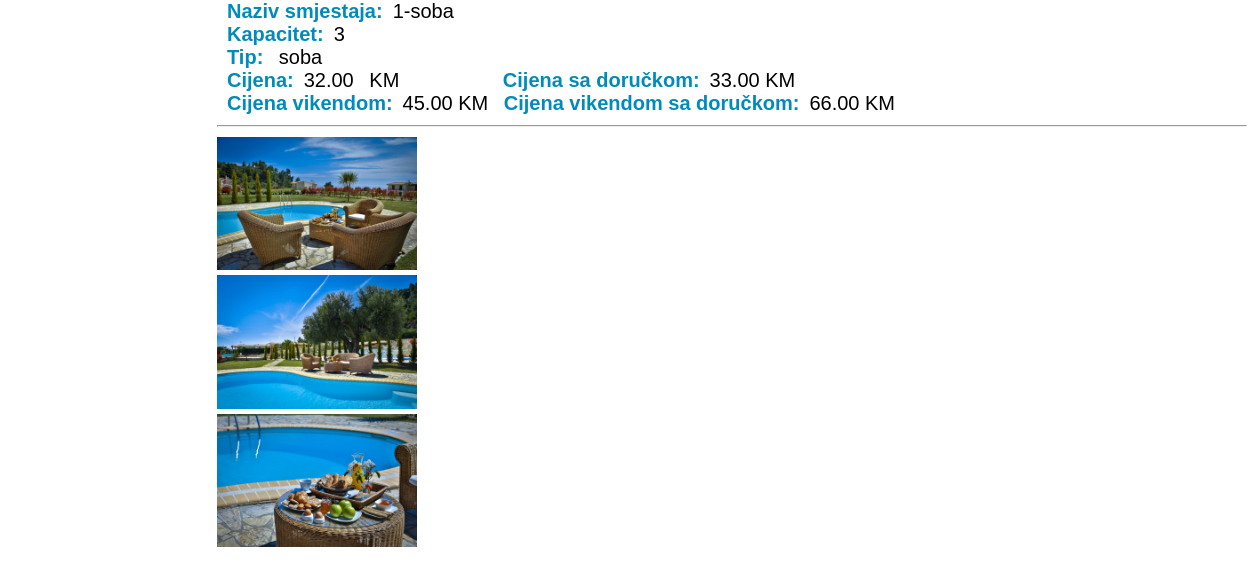
The page /indexAdmin.php?name=viewAccommodation&accommodationId=1 on the database its author committed.
### tables this page shows
CREATE TABLE `accommodation` (
  `id` int(11) NOT NULL,
  `name` varchar(45) NOT NULL,
  `capacity` int(11) NOT NULL,
  `accommodation_type_id` int(11) NOT NULL,
  `price_id` int(11) NOT NULL
);

CREATE TABLE `price` (
  `id` int(11) NOT NULL,
  `price` decimal(7,2) NOT NULL,
  `price_with_breakfast` decimal(7,2) NOT NULL,
  `price_weekend` decimal(7,2) NOT NULL,
  `price_weekend_with_breakfast` decimal(7,2) NOT NULL
);

CREATE TABLE `image` (
  `id` int(11) NOT NULL,
  `image_path` varchar(100) NOT NULL,
  `accommodation_id` int(11) NOT NULL
);

### viewAccommodation.php (the view, shortened to what this page needs)
<link rel="stylesheet" href="styles/viewAccommodation.css">
<?php
require "connection/connection.php";
$accommodation_id = $_GET['accommodationId'];
$query = <<<SQL
    SELECT *
    FROM `accommodation`
    JOIN `price` ON accommodation.price_id=price.id
    WHERE accommodation.id=$accommodation_id
SQL;
$result = mysqli_query($connection, $query);
$row = mysqli_fetch_assoc($result);
?>
<div class="info">
    <label><b style="color:  #008CBA"> Naziv smjestaja:</b></label><?= $row['name'] ?><br>
    <label><b style="color:  #008CBA">Kapacitet:</b></label><?= $row['capacity'] ?><br>
    <label><b style="color:  #008CBA">Tip:</b></label>
    <?php
    if($row['accommodation_type_id'] == '1'){
        echo "soba";
    }else{
        echo "apartman";
    }
    ?><br>
    <label><b style="color:  #008CBA">Cijena:</b></label><?=$row['price']?> <label style="margin-right: 78px">KM</label>
    <label><b style="color:  #008CBA">Cijena sa doručkom:</b></label><?=$row['price_with_breakfast']?> KM<br>
    <label><b style="color:  #008CBA">Cijena vikendom:</b></label><?=$row['price_weekend']?> KM
    <label><b style="color:  #008CBA">Cijena vikendom sa doručkom:</b></label><?=$row['price_weekend_with_breakfast']?> KM<br>
    <hr>
</div>
<div class="image">
    <?php require "viewImageAccommodation.php"; ?>
</div>

### viewImageAccommodation.php (shortened to what this page needs)
<!doctype html>
<html lang="en">
<head>
    <link rel="stylesheet" href="styles/viewImage.css">
</head>
<body>
<?php
require "connection/connection.php";
$queryImage = <<<SQL
    SELECT *
    FROM `image`
    WHERE image.accommodation_id=$accommodation_id
SQL;
$resultImage = mysqli_query($connection, $queryImage);
?>
<div class="table" style="display: inline">
    <div class="row" style="display: inline-block;">
        <?php
        while ($rowImage = mysqli_fetch_assoc($resultImage)){
            ?>
            <img src="<?= $rowImage['image_path']?>" alt="..." style="width:50%;" onclick="myFunction(this);">
            <?php
        }?>
    </div>
</div>
<div class="container" style="display: inline">
    <span onclick="this.parentElement.style.display='none'" class="closebtn">&times;</span>
</div>
</body>
</html>

### styles/indexAdmin.css (style rules this page uses)
body { font-family: "Lato", sans-serif; }

### styles/viewAccommodation.css (style rules this page uses)
.info { margin-top: 0; }
label { padding: 10px; }

### styles/viewImage.css (style rules this page uses)
body { margin: 0; font-family: Arial; }
.row:after { content: ""; display: table; clear: both; }
.container { position: relative; display: none; }
.closebtn { position: absolute; top: 10px; right: 15px; color: white; font-size: 35px; cursor: pointer; }

### viewImageAccommodation.php (style rules this page uses)
.image { display:flex; }
.row { width: 400px; !important; }

### rows shown on the page
accommodation: name "1-soba", capacity "3", price.price "32.00", price.price_with_breakfast "33.00", price.price_weekend "45.00", price.price_weekend_with_breakfast "66.00"
image: image_path (picture)
image: image_path (picture)
image: image_path (picture)
